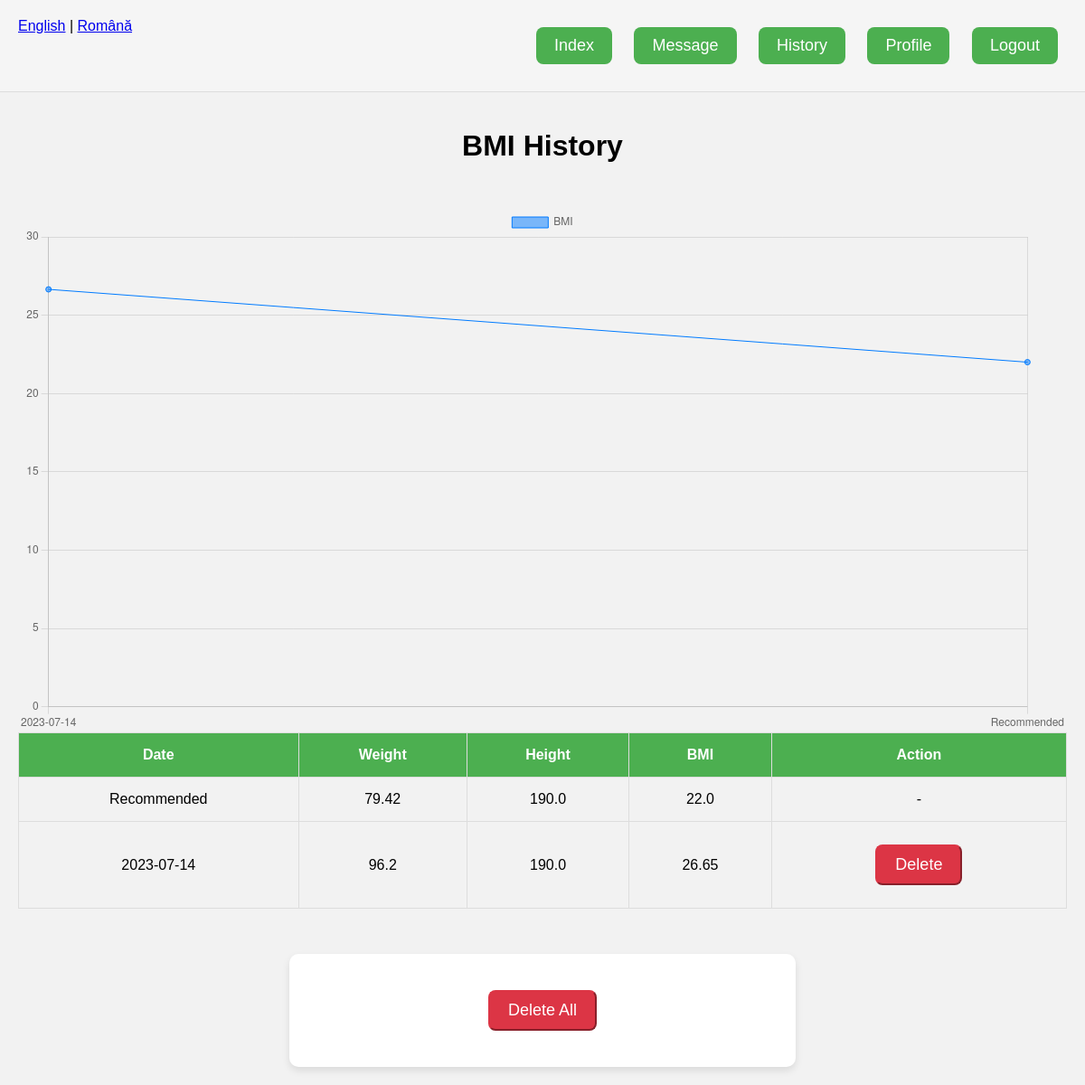
The page /history (signed in) on the database its author committed.
### database.py (models this page shows)
class UserProfile(db.Model):
    id = db.Column(db.Integer, primary_key=True)
    user_id = db.Column(db.Integer, db.ForeignKey('user.id'), nullable=False)
    name = db.Column(db.String(100), nullable=False)
    height = db.Column(db.Float, nullable=False)
    age = db.Column(db.Integer, nullable=False)
    gender = db.Column(db.String(10), nullable=False)
    activity_level = db.Column(db.String(10), nullable=False)

### BMIRecord.py (models this page shows, shortened)
class BMIRecord(db.Model):
    id = db.Column(db.Integer, primary_key=True)
    bmi = db.Column(db.Float, nullable=False)
    weight = db.Column(db.Float, nullable=False)  # New field
    height = db.Column(db.Float, nullable=False)  # New field
    user_id = db.Column(db.Integer, db.ForeignKey('user.id'), nullable=False)
    date = db.Column(db.DateTime, default=datetime.utcnow)

### app.py (the view)
@app.route('/history', methods=['GET'])
@login_required
def history():
    bmi_records = BMIRecord.query.filter_by(user_id=current_user.id).order_by(BMIRecord.date.desc()).all()
    dates = [record.date.strftime('%Y-%m-%d') for record in bmi_records]
    bmis = [record.bmi for record in bmi_records]
    profile = UserProfile.query.filter_by(user_id=current_user.id).first()
    height = profile.height if profile else None
    recommended_bmi, recommended_weight = calculate_recommended_bmi_and_weight(height) if height else (None, None)
    print(dates)  # Add this line to print the dates data
    print(bmis)  # Add this line to print the bmis data
    return render_template('history.html', bmi_records=bmi_records, dates=dates, bmis=bmis, recommended_bmi=recommended_bmi, recommended_weight=recommended_weight, height=height)

### app.py (called while the page is built)
@login_manager.user_loader
def load_user(user_id):
    return User.query.get(int(user_id))

def calculate_recommended_bmi_and_weight(height):
    height_m = height / 100
    recommended_weight = 22 * (height_m ** 2)
    recommended_bmi = calculate_bmi(recommended_weight, height)
    return recommended_bmi, recommended_weight

def calculate_bmi(weight, height):
    return round(weight / ((height / 100) ** 2), 2)

### templates/history.html (shortened to what this page needs)
{% extends "base.html" %}
{% block content %}
<div class="container history-page">
    <h1>BMI History</h1>
    <canvas id="bmiChart"></canvas>
<script>
    var ctx = document.getElementById('bmiChart').getContext('2d');
    var dates = ['Recommended'].concat({{ dates|tojson }});
    var bmis = [{{ recommended_bmi }}].concat({{ bmis|tojson }});
    // Reverse the arrays
    dates.reverse();
    bmis.reverse();
    var chart = new Chart(ctx, {
        type: 'line',
        data: {
            labels: dates,
            datasets: [{
                label: 'BMI',
                data: bmis,
                backgroundColor: 'rgba(0, 123, 255, 0.5)',
                borderColor: 'rgba(0, 123, 255, 1)',
                borderWidth: 1
            }]
        },
        options: {
            scales: {
                y: {
                    beginAtZero: true
                }
            }
        }
    });
</script>
    <table class="table">
        <thead>
            <tr>
                <th>Date</th>
                <th>Weight</th>
                <th>Height</th>
                <th>BMI</th>
                <th>Action</th>
            </tr>
        </thead>
        <tbody>
            <tr>
                <td>Recommended</td>
                <td>{{ recommended_weight }}</td>
                <td>{{ height }}</td>
                <td>{{ recommended_bmi }}</td>
                <td>-</td>
            </tr>
            {% for record in bmi_records %}
            <tr>
                <td>{{ record.date.strftime('%Y-%m-%d') }}</td>
                <td>{{ record.weight }}</td>
                <td>{{ record.height }}</td>
                <td>{{ record.bmi }}</td>
                 <td>
                    <form action="{{ url_for('delete_record', record_id=record.id) }}" method="POST" class="no-style" >
                        <button type="submit" class="btn btn-danger">Delete</button>
                    </form>
                </td>
            </tr>
            {% endfor %}
        </tbody>
    </table>
    <form id="deleteAllForm" action="{{ url_for('delete_all_records') }}" method="POST" onsubmit="return deleteAllRecords();">
    <button type="submit" class="btn btn-danger">Delete All</button>
</form>
</div>
{% endblock %}

### templates/base.html (shortened to what this page needs)
<!DOCTYPE html>
<html lang="en">
<head>
    <link rel="stylesheet" href="{{ url_for('static', filename='styles.css') }}">
</head>
<body>
    <div class="navbar">
        <div class="language-selection">
            <a href="{{ url_for('setlang', lang='en') }}">English</a> |
            <a href="{{ url_for('setlang', lang='ro') }}">Română</a>
        </div>
        <div class="logout-button">
            <a href="{{ url_for('index') }}" class="btn">Index</a>
            <a href="{{ url_for('message') }}" class="btn">Message</a>
            <a href="{{ url_for('history') }}" class="btn">History</a>
            <a href="{{ url_for('profile') }}" class="btn">Profile</a>
            <a href="{{ url_for('logout') }}" class="btn">Logout</a>
        </div>
    </div>
    {% block content %}{% endblock %}
</body>
</html>

### static/styles.css (style rules this page uses)
body { font-family: Arial, sans-serif; background-color: #f2f2f2; margin: 0; padding: 0; height: 100vh; display: flex; flex-direction: column; }
.navbar { display: flex; justify-content: space-between; padding: 20px; background-color: #f5f5f5; border-bottom: 1px solid #ddd; }
.container { flex-grow: 1; display: flex; flex-direction: column; justify-content: center; align-items: center; padding: 20px; }
form { background-color: #ffffff; padding: 30px; border-radius: 10px; box-shadow: 0 4px 8px rgba(0, 0, 0, 0.1); text-align: center; width: 100%; max-width: 500px; }
.btn { display: inline-block; padding: 10px 20px; margin: 10px; font-size: 18px; text-align: center; text-decoration: none; color: #fff; background-color: #4CAF50; border-radius: 8px; }
body { font-family: Arial, sans-serif; }
.history-page h1 { text-align: center; margin-bottom: 50px; }
.history-page .table { width: 100%; margin-bottom: 50px; border-collapse: collapse; }
.history-page .table th, .history-page .table td { border: 1px solid #ddd; padding: 15px; text-align: center; }
.history-page .table th { background-color: #4CAF50; color: white; }
.history-page .table tr:nth-child(even) { background-color: #f2f2f2; }
.btn-danger { background-color: #dc3545; border-color: #dc3545; color: white; }
.no-style { background: none; padding: 0; box-shadow: none; }

### rows shown on the page
UserProfile: height "190.0"
BMIRecord: date "2023-07-14", weight "96.2", height "190.0", bmi "26.65"

### other values the page prints
{{ recommended_weight }} "79.42"
{{ recommended_bmi }} "22.0"
chart data {{ dates|tojson }} ["2023-07-14"]
chart data {{ recommended_bmi }} 22.0
chart data {{ bmis|tojson }} [26.65]
